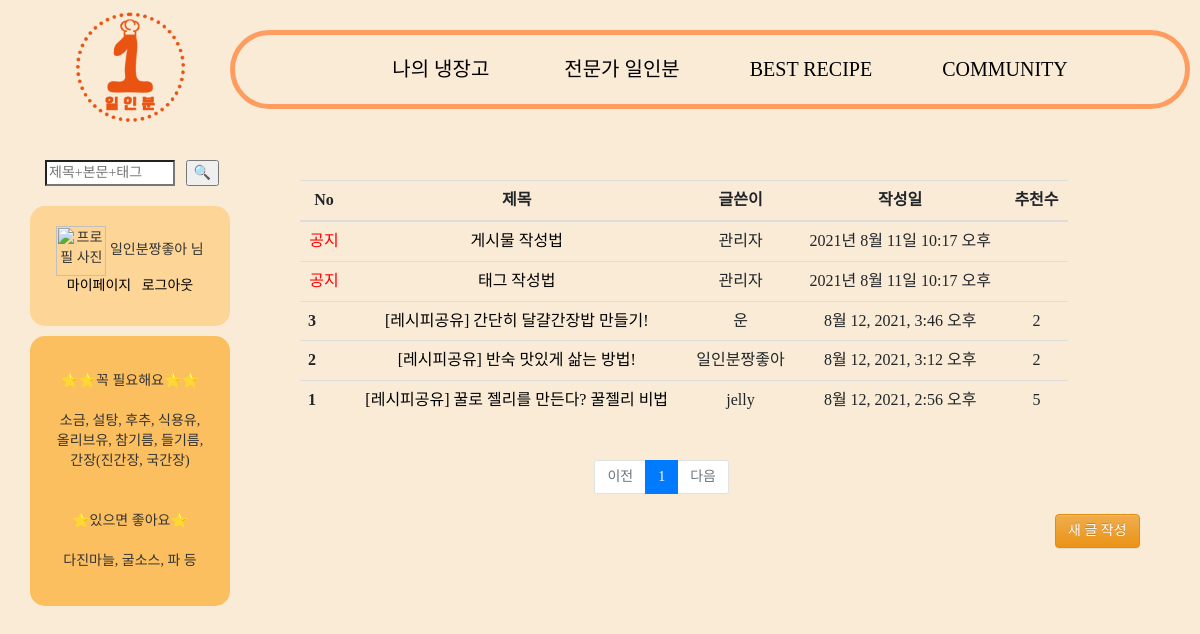
/community/list/ (signed in), run on the app's committed database.
### accounts/models.py (models this page shows)
class CustomerUser(AbstractUser):
    POSITION = (
        ('일반', '일반'),
        ('사업자', '사업자'),
    )
    position = models.CharField(verbose_name='등급', max_length=1000, choices=POSITION)
    upload = CloudinaryField('uploads',blank=True,null=True)
    profile = CloudinaryField('images/',default='default_susbwu.JPG',blank=True,null=False)
    nickname = models.CharField(max_length=100)
    email = models.EmailField()
    def __str__(self):
        return self.nickname

### community/models.py (models this page shows, shortened)
class Post(models.Model):
    category_select = (
        ('일상공유','일상공유'),
        ('레시피공유', '레시피공유'),
    )
    writer = models.ForeignKey(CustomerUser, related_name="community", on_delete=models.CASCADE, verbose_name="작성자", null=True)
    title = models.CharField(max_length=100)
    content = models.TextField()
    category = models.CharField(max_length=30, choices=category_select, default='일상공유', null=True)
    pub_date = models.DateTimeField(auto_now_add=True, verbose_name="글작성일", null=True)
    like = models.ManyToManyField(CustomerUser, related_name='likes', blank=True)
    slug = models.SlugField('Slug', unique=False, allow_unicode=True, help_text='dashed words for title alias', null=True)
    tag = TagField()
    top_fixed = models.BooleanField(verbose_name='상단고정', default=False)

### community/views.py (the view)
# urls.py: path('list/', views.list, name='list'),
def list(request):
    posts = Post.objects.order_by('-pub_date')
    notice_fixed = Post.objects.filter(top_fixed=True).order_by('-pub_date')
    page = request.GET.get('page','1')
    paginator = Paginator(posts, 10)
    page_obj = paginator.page(page)
    return render(request, 'list.html', {'posts': page_obj})

### community/templatetags/indexfilter.py (called while the page is built)
@register.filter
def sub(value, arg):
    return value - arg

### community/templates/list.html (shortened to what this page needs)
{% extends 'base.html' %}
{% load bootstrap4 %}
{% load static %}
{% block content %}
{% load indexfilter %}
<head>
</head>
<body>
    <div class="col-md-11">
        <div id="table1" class="row mt-5">
            <div class="col-12">
                <table class="table table-hover" style="text-align: center;">
                    <tr>
                    <th style="text-align: center;">No</th>
                    <th style="text-align: center;">제목</th>
                    <th style="text-align: center;">글쓴이</th>
                    <th style="text-align: center;">작성일</th>
                    <th style="text-align: center;">추천수</th>
                    </tr>
                <tbody>
                    <tr>
                        <td><font color="red">공지</font></td>
                        <td><a href="{% url 'notice1' %}">게시물 작성법</a></td>
                        <td>관리자</td>
                        <td>2021년 8월 11일 10:17 오후</td>
                        <td></td>
                    </tr>
                    <tr>
                        <td><font color="red">공지</font></td>
                        <td><a href="{% url 'notice2' %}">태그 작성법</a></td>
                        <td>관리자</td>
                        <td>2021년 8월 11일 10:17 오후</td>
                        <td></td>
                    </tr>
                    {% for post in posts %}
                    <tr>
                        <th scope="row">{{ posts.paginator.count|sub:posts.start_index|sub:forloop.counter0|add:1 }}</th>
                    {% if user.is_authenticated %}
                    <td><a href="{% url 'postshow' post.id %}">[{{ post.category }}] {{post.title}}</a></td>
                    {% else %}
                    <td><a href=""onclick = "return alert('로그인 후 열람 가능합니다.')">[{{ post.category }}] {{post.title}}</a></td>
                    {% endif %}
                    <td>{{ post.writer }}</td>
                    <td>{{ post.pub_date }}</td>
                    <td>{{ post.like.all.count }}</td>
                    </tr>
                    {% endfor %}
                </tbody>
                </table>
                </div>
            </div>
            <div class="page">
                <ul class="pagination justify-content-center">
                  {% if posts.has_previous %}
                  <li class="page-item">
                      <a class="page-link" href="?page={{ posts.previous_page_number }}">이전</a>
                  </li>
                  {% else %}
                  <li class="page-item disabled">
                      <a class="page-link" tabindex="-1" aria-disabled="true" href="#">이전</a>
                  </li>
                  {% endif %}
                  {% for page_number in posts.paginator.page_range %}
                      {% if page_number == posts.number %}
                      <li class="page-item active" aria-current="page">
                          <a class="page-link" href="?page={{ page_number }}">{{ page_number }}</a>
                      </li>
                      {% else %}
                      <li class="page-item">
                          <a class="page-link" href="?page={{ page_number }}">{{ page_number }}</a>
                      </li>
                      {% endif %}
                  {% endfor %}
                  {% if posts.has_next %}
                  <li class="page-item">
                      <a class="page-link" href="?page={{ posts.next_page_number }}">다음</a>
                  </li>
                  {% else %}
                  <li class="page-item disabled">
                      <a class="page-link" tabindex="-1" aria-disabled="true" href="#">다음</a>
                  </li>
                  {% endif %}
    </div>
    <div id="new">
    {% if user.is_authenticated %}
        <a class="new" href="{% url 'postcreate' %}"><button type="button" class="btn btn-warning">새 글 작성</button></a>
        {% endif %}
    </div>
</body>
{% endblock %}

### home/templates/base.html (shortened to what this page needs)
{% load bootstrap4 %}
{% bootstrap_css %}
{% load static %}
<head>
<link rel="stylesheet" href="https://maxcdn.bootstrapcdn.com/bootstrap/3.3.2/css/bootstrap.min.css">
<link rel="stylesheet" href="https://maxcdn.bootstrapcdn.com/bootstrap/3.3.2/css/bootstrap-theme.min.css">
</head>
<body style="background-color: antiquewhite;">
<div class="container">
  <div class="row">
      <div class="col-md-2 logo">
        <a href="{% url 'main' %}"><img src = "{% static 'logoplus.png' %}" width = "110px" alt="로고"></a>
      </div>
      <div id="bar" class="col-md-10">
        <nav>
          <ul>
            <li class="nav-item">
                <a class="nav-link" href="{% url 'myfridge' %}">나의 냉장고 &nbsp;&nbsp;&nbsp;&nbsp;&nbsp;&nbsp;&nbsp;&nbsp;&nbsp;&nbsp;</a>
              </li>
            <li class="nav-item">
              <a class="nav-link" href="{% url 'expert_list' %}">전문가 일인분&nbsp;&nbsp;&nbsp;&nbsp;&nbsp;&nbsp;&nbsp;&nbsp;&nbsp;&nbsp;</a>
            </li>
            <li class="nav-item">
              <a class="nav-link" href="{% url 'likelist' %}">BEST RECIPE&nbsp;&nbsp;&nbsp;&nbsp;&nbsp;&nbsp;&nbsp;&nbsp;&nbsp;&nbsp;</a>
            </li>
            <li class="nav-item">
                <a class="nav-link" href="{% url 'list' %}">COMMUNITY</a>
            </li>
          </ul>
      </nav>
      </div>
      <div id="search" class="col-md-2">
        <div>
        <form action = "{% url 'result' %}" method = "get">
          <input id="searchtext" type = "search" placeholder="제목+본문+태그" style="font-family:'굴림';" name = "query">&nbsp;&nbsp;&nbsp;
          <input id = "searchbutton" type = "submit" name="" value="🔍">
        </form>
      </div>
      <div id="my">
        {% if user.is_authenticated %}
          <img width="50px" height="50px" alt="프로필 사진" src = "{{ user.profile.url }}">
          {{ user.nickname }} 님<br>
            <a href="{% url 'mypage' %}">마이페이지</a>&nbsp;&nbsp;
            <a href="{% url 'logout' %}">로그아웃</a>
        {% else %}
            <br>
          <a href="{% url 'login' %}">로그인</a>&nbsp;&nbsp;
          <a href="{% url 'signup' %}">회원가입</a>
        {% endif %}
      </div>
      <div id="usual" >
      ⭐⭐꼭 필요해요⭐⭐ <br><br>
      소금, 설탕, 후추, 식용유,<br>올리브유, 참기름, 들기름,<br>간장(진간장, 국간장)<br><br><br>
      ⭐있으면 좋아요⭐<br><br>
      다진마늘, 굴소스, 파 등
      </div>
</div>
<div class="container col-md-10 page0">
  {% block content %}
  {% endblock %}
</div>
</body>

### home/templates/base.html (style rules this page uses)
body { font-family: 'Noto Sans KR'; width: 100%; }
a:link { color: black; text-decoration: none; }
#bar { border:solid; border-color:rgb(258, 157, 97); border-radius:50px; border-width:5px; position:absolute; top:10px; left: 230px; display: flex; align-items: center; flex-direction: row; justify-content: center; margin-top:20px; margin-bottom: 20px; width: 80%; min-width: 78%; max-width: 80%; }
#bar ul { margin: 0; display:flex; flex-flow:row nowrap; justify-content:space-evenly; padding-left:40px; padding-top:15px; padding-bottom: 15px; font-size: 15pt; }
#bar li { list-style-type: none; }
#my { text-align:center; background-color:rgb(253, 213, 150); border-radius:15px; width:200px; height:120px; margin-top: 20px; margin-left:-15px; padding-top:20px; }
#usual { text-align:center; background-color:rgb(251, 191, 95); border-radius:15px; width:200px; height:270px; display: flex; align-items: center; flex-direction: row; justify-content: center; margin-top: 10px; margin-left:-15px; }
#search { position:absolute; top:160px; left:30px; }
#searchbutton { position: absolute; }
#searchtext { width:130px; }
.logo { position: absolute; left: 60; }
.page0 { position: relative; top: 150px; left: 100px; min-width: 80%; }

### community/templates/list.html (style rules this page uses)
#table1 { margin-left:30px; margin-top:30px; }
.page { text-align: center; }
.new { margin-left:800px; }

### data on the page
CustomerUser: nickname "일인분짱좋아"
Post: paginator.count|sub "3", category "레시피공유", title "간단히 달걀간장밥 만들기!", writer "운", pub_date "8월 12, 2021, 3:46 오후", like.all.count "2"
Post: paginator.count|sub "2", category "레시피공유", title "반숙 맛있게 삶는 방법!", writer "일인분짱좋아", pub_date "8월 12, 2021, 3:12 오후", like.all.count "2"
Post: paginator.count|sub "1", category "레시피공유", title "꿀로 젤리를 만든다? 꿀젤리 비법", writer "jelly", pub_date "8월 12, 2021, 2:56 오후", like.all.count "5"

### other printed values
{{ page_number }} "1"
